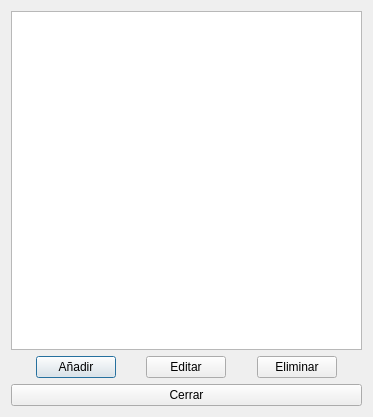
<?xml version="1.0" encoding="UTF-8"?>
<ui version="4.0">
 <class>frm_types_vehicle_documents</class>
 <widget class="QDialog" name="frm_types_vehicle_documents">
  <property name="geometry">
   <rect>
    <x>0</x>
    <y>0</y>
    <width>373</width>
    <height>417</height>
   </rect>
  </property>
  <property name="windowTitle">
   <string>Tipos de documentos de vehículo</string>
  </property>
  <layout class="QGridLayout" name="gridLayout">
   <item row="0" column="0">
    <widget class="QTableView" name="tvw_types_vehicle_documents"/>
   </item>
   <item row="1" column="0">
    <layout class="QHBoxLayout" name="horizontalLayout">
     <item>
      <spacer name="horizontalSpacer_3">
       <property name="orientation">
        <enum>Qt::Orientation::Horizontal</enum>
       </property>
       <property name="sizeHint" stdset="0">
        <size>
         <width>40</width>
         <height>20</height>
        </size>
       </property>
      </spacer>
     </item>
     <item>
      <widget class="QPushButton" name="btn_add">
       <property name="text">
        <string>Añadir</string>
       </property>
      </widget>
     </item>
     <item>
      <spacer name="horizontalSpacer">
       <property name="orientation">
        <enum>Qt::Orientation::Horizontal</enum>
       </property>
       <property name="sizeHint" stdset="0">
        <size>
         <width>40</width>
         <height>20</height>
        </size>
       </property>
      </spacer>
     </item>
     <item>
      <widget class="QPushButton" name="btn_edit">
       <property name="text">
        <string>Editar</string>
       </property>
      </widget>
     </item>
     <item>
      <spacer name="horizontalSpacer_2">
       <property name="orientation">
        <enum>Qt::Orientation::Horizontal</enum>
       </property>
       <property name="sizeHint" stdset="0">
        <size>
         <width>40</width>
         <height>20</height>
        </size>
       </property>
      </spacer>
     </item>
     <item>
      <widget class="QPushButton" name="btn_delete">
       <property name="text">
        <string>Eliminar</string>
       </property>
      </widget>
     </item>
     <item>
      <spacer name="horizontalSpacer_4">
       <property name="orientation">
        <enum>Qt::Orientation::Horizontal</enum>
       </property>
       <property name="sizeHint" stdset="0">
        <size>
         <width>40</width>
         <height>20</height>
        </size>
       </property>
      </spacer>
     </item>
    </layout>
   </item>
   <item row="2" column="0">
    <widget class="QPushButton" name="btn_close">
     <property name="text">
      <string>Cerrar</string>
     </property>
    </widget>
   </item>
  </layout>
 </widget>
 <resources/>
 <connections/>
</ui>
